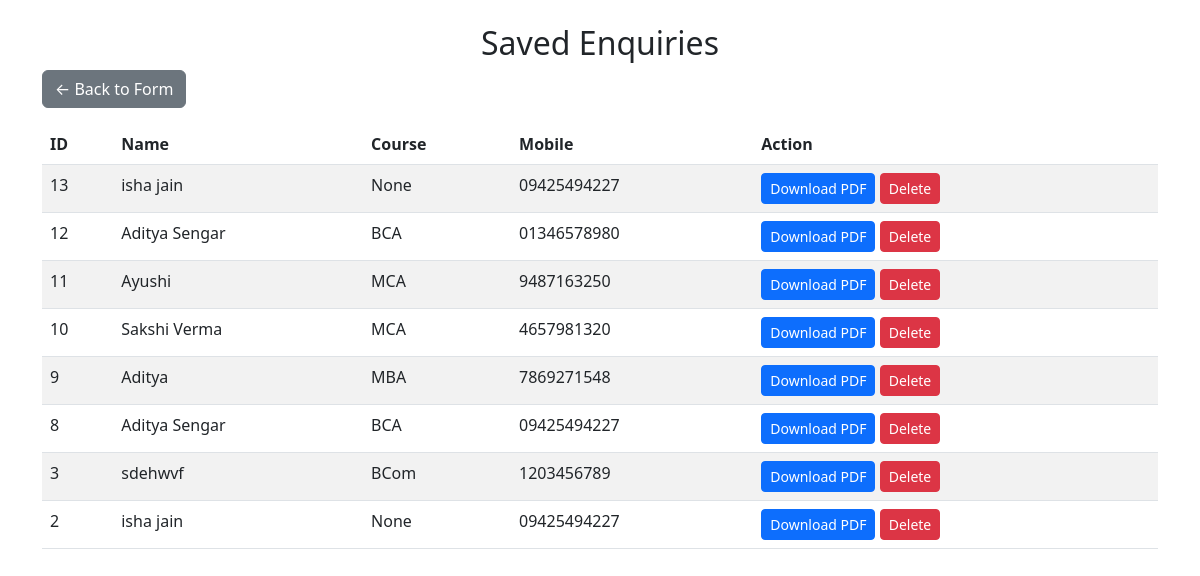
The page /enquiries/ on the database its author committed.
### formapp/models.py (models this page shows, shortened)
class StudentInquiry(models.Model):
    student_name = models.CharField(max_length=100)
    dob = models.DateField(null=True, blank=True)
    GENDER_CHOICES = [
        ('Male', 'Male'),
        ('Female', 'Female'),
        ('Other', 'Other'),
    ]
    gender = models.CharField(max_length=10, choices=GENDER_CHOICES, null=True, blank=True)
    CATEGORY_CHOICES = [
        ('SC', 'SC'),
        ('ST', 'ST'),
        ('OBC', 'OBC'),
        ('General', 'General'),
    ]
    category = models.CharField(max_length=10, choices=CATEGORY_CHOICES, null=True, blank=True)
    mobile = models.CharField(max_length=15)
    whatsapp = models.CharField(max_length=15, null=True, blank=True)
    email = models.EmailField(null=True, blank=True)
    COURSE_CHOICES = [
        ('BBA', 'BBA'),
        ('BCom', 'BCom'),
        ('BCA', 'BCA'),
        ('BA.LL.B(Hon)', 'BA.LL.B(Hon)'),
        ('MBA', 'MBA'),
        ('MCA', 'MCA'),
        ('LL.B(Hon)', 'LL.B(Hon)'),
    ]
    course = models.CharField(max_length=30, choices=COURSE_CHOICES, null=True, blank=True)
    father_name = models.CharField(max_length=100, null=True, blank=True)
    occupation = models.CharField(max_length=100, null=True, blank=True)
    annual_income = models.CharField(max_length=50, null=True, blank=True)
    father_mobile = models.CharField(max_length=15, null=True, blank=True)
    mother_name = models.CharField(max_length=100, null=True, blank=True)
    address = models.CharField(max_length=200, null=True, blank=True)
    city = models.CharField(max_length=100, null=True, blank=True)
    district = models.CharField(max_length=100, null=True, blank=True)
    state = models.CharField(max_length=100, null=True, blank=True)
    pincode = models.CharField(max_length=10, null=True, blank=True)
    x_percent = models.CharField(max_length=10, null=True, blank=True)
    x_year = models.CharField(max_length=10, null=True, blank=True)
    x_board = models.CharField(max_length=50, null=True, blank=True)
    xii_stream_percent = models.CharField(max_length=100, null=True, blank=True)
    xii_year = models.CharField(max_length=10, null=True, blank=True)
    xii_board = models.CharField(max_length=50, null=True, blank=True)
    school_name = models.CharField(max_length=200, null=True, blank=True)
    grad_stream_percent = models.CharField(max_length=100, null=True, blank=True)
    college_name = models.CharField(max_length=200, null=True, blank=True)
    university_name = models.CharField(max_length=200, null=True, blank=True)
    src_website = models.BooleanField(default=False)
    src_newspaper = models.BooleanField(default=False)
    src_hoarding = models.BooleanField(default=False)
    src_calling = models.BooleanField(default=False)
    src_ads = models.BooleanField(default=False)
    src_other = models.BooleanField(default=False)
    src_other_text = models.CharField(max_length=200, null=True, blank=True)
    verified_by = models.CharField(max_length=100, null=True, blank=True)
    remark = models.TextField(null=True, blank=True)
    created_at = models.DateTimeField(auto_now_add=True)  # Auto timestamp

### StudentForm/views.py (the view)
# urls.py: path('enquiries/', views.enquiry_list, name='enquiry_list'),
def enquiry_list(request):
    obj = StudentInquiry.objects.all().order_by('-created_at')
    return render(request, "enquiry_list.html", {'obj': obj})

### templates/enquiry_list.html (shortened to what this page needs)
<!DOCTYPE html>
<html lang="en">
<head>
    <link href="https://cdn.jsdelivr.net/npm/bootstrap@5.3.0/dist/css/bootstrap.min.css" rel="stylesheet" />
</head>
<body>
    <div class="container mt-4">
        <h2 class="text-center">Saved Enquiries</h2>
        <a href="{% url 'index' %}" class="btn btn-secondary mb-3">← Back to Form</a>
        {% if obj %}
        <table class="table table-striped">
            <thead>
                <tr>
                    <th>ID</th>
                    <th>Name</th>
                    <th>Course</th>
                    <th>Mobile</th>
                    <th>Action</th>
                </tr>
            </thead>
            <tbody>
                {% for item in obj %}
                <tr>
                    <td>{{ item.id }}</td>
                    <td>{{ item.student_name }}</td>
                    <td>{{ item.course }}</td>
                    <td>{{ item.mobile }}</td>
                    <td>
                        <a href="{% url 'enquiry_pdf' item.id %}" class="btn btn-sm btn-primary">Download PDF</a>
                        <a href="{% url 'delete_enquiry' item.id %}" class="btn btn-sm btn-danger"
                            onclick="return confirm('Are you sure you want to delete this enquiry?');">
                            Delete
                        </a>
                    </td>
                </tr>
                {% endfor %}
            </tbody>
        </table>
        {% else %}
        <p>No enquiries yet.</p>
        {% endif %}
    </div>
</body>
</html>

### rows shown on the page
StudentInquiry: id "13", student_name "isha jain", course "None", mobile "09425494227"
StudentInquiry: id "12", student_name "Aditya Sengar", course "BCA", mobile "01346578980"
StudentInquiry: id "11", student_name "Ayushi", course "MCA", mobile "9487163250"
StudentInquiry: id "10", student_name "Sakshi Verma", course "MCA", mobile "4657981320"
StudentInquiry: id "9", student_name "Aditya", course "MBA", mobile "7869271548"
StudentInquiry: id "8", student_name "Aditya Sengar", course "BCA", mobile "09425494227"
StudentInquiry: id "3", student_name "sdehwvf", course "BCom", mobile "1203456789"
StudentInquiry: id "2", student_name "isha jain", course "None", mobile "09425494227"
